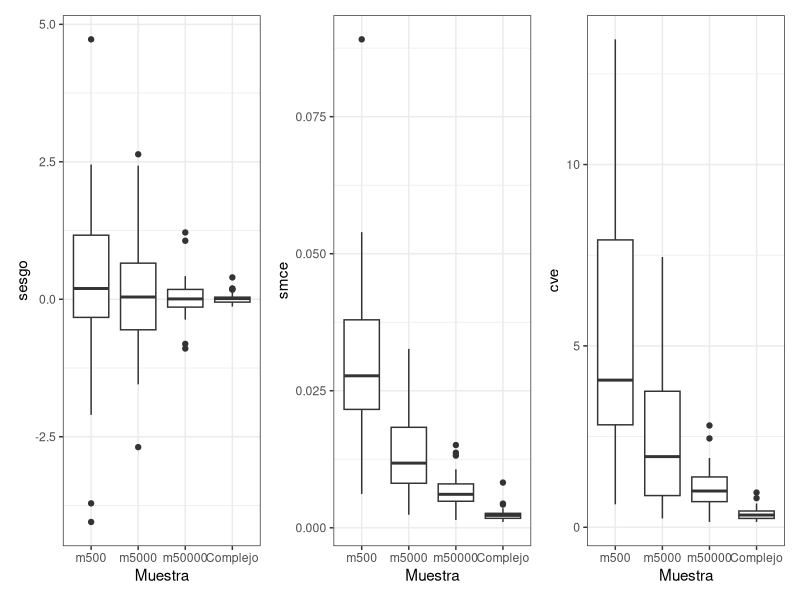

Recreate this plot in R.

library(tidyverse)
library(patchwork)

m500 <- openxlsx::read.xlsx( 
  "Frecuentista_depto/COL/Output/Tablas_resultado_teorico/simu_muestreo_MAS_500.xlsx")

m5000 <- openxlsx::read.xlsx( 
  "Frecuentista_depto/COL/Output/Tablas_resultado_teorico/simu_muestreo_MAS_5000.xlsx")

m50000 <- openxlsx::read.xlsx( 
  "Frecuentista_depto/COL/Output/Tablas_resultado_teorico/simu_muestreo_MAS_50000.xlsx")

Complejo <- openxlsx::read.xlsx( 
  "Frecuentista_depto/COL/Output/Tablas_resultado_teorico/simu_muestreo_complejo.xlsx")


resul_simula <- bind_rows(list(
  m500 = m500,
  m5000 = m5000,
  m50000 = m50000,
  Complejo = Complejo
),
.id = "Muestra") %>%
  mutate(Muestra = ordered(Muestra, c("m500","m5000","m50000","Complejo")))

ggplot(resul_simula, aes(x=Muestra, y = sesgo))+ 
  geom_boxplot()+ theme_bw() |

ggplot(resul_simula, aes(x=Muestra, y = smce))+ 
  geom_boxplot() + theme_bw()|

ggplot(resul_simula, aes(x=Muestra, y = cve))+ 
  geom_boxplot() +theme_bw()



